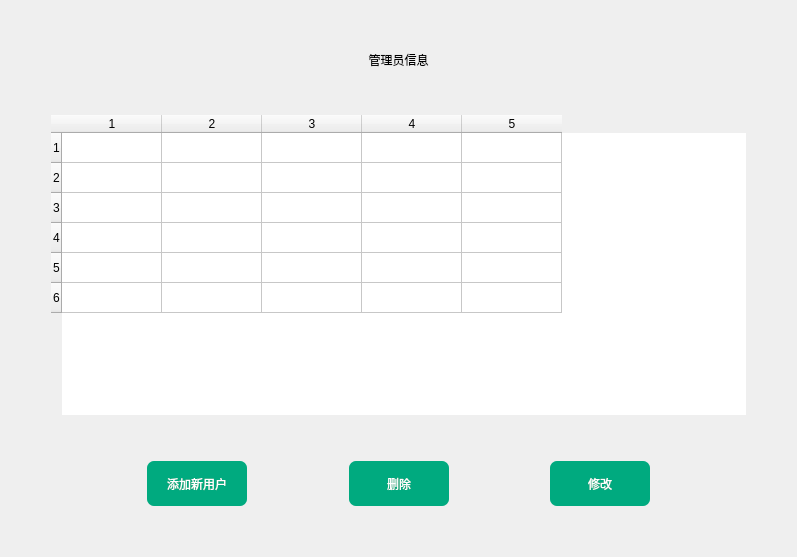
     <widget class="QWidget" name="ctrol">
      <layout class="QVBoxLayout" name="verticalLayout_9">
       <item>
        <layout class="QGridLayout" name="gridLayout_3">
         <item row="1" column="1">
          <widget class="QLabel" name="label">
           <property name="styleSheet">
            <string notr="true">font: 20pt &quot;华文隶书&quot;;</string>
           </property>
           <property name="text">
            <string>管理员信息</string>
           </property>
           <property name="alignment">
            <set>Qt::AlignCenter</set>
           </property>
          </widget>
         </item>
         <item row="5" column="1">
          <layout class="QHBoxLayout" name="horizontalLayout_4">
           <item>
            <spacer name="horizontalSpacer_14">
             <property name="orientation">
              <enum>Qt::Horizontal</enum>
             </property>
             <property name="sizeHint" stdset="0">
              <size>
               <width>40</width>
               <height>20</height>
              </size>
             </property>
            </spacer>
           </item>
           <item>
            <widget class="QPushButton" name="ButtonADD">
             <property name="minimumSize">
              <size>
               <width>100</width>
               <height>45</height>
              </size>
             </property>
             <property name="toolTip">
              <string>在表格输入新用户信息点击即可</string>
             </property>
             <property name="styleSheet">
              <string notr="true">background-color: rgb(0, 170, 127);
color: rgb(255, 255, 255);
font: 25 9pt &quot;Bahnschrift Light&quot;;
font: 10pt &quot;华文隶书&quot;;
border-radius:7px;</string>
             </property>
             <property name="text">
              <string>添加新用户</string>
             </property>
            </widget>
           </item>
           <item>
            <spacer name="horizontalSpacer_11">
             <property name="orientation">
              <enum>Qt::Horizontal</enum>
             </property>
             <property name="sizeHint" stdset="0">
              <size>
               <width>40</width>
               <height>20</height>
              </size>
             </property>
            </spacer>
           </item>
           <item>
            <widget class="QPushButton" name="ButtonDelete">
             <property name="minimumSize">
              <size>
               <width>100</width>
               <height>45</height>
              </size>
             </property>
             <property name="toolTip">
              <string>鼠标点击要删除的行</string>
             </property>
             <property name="styleSheet">
              <string notr="true">background-color: rgb(0, 170, 127);
color: rgb(255, 255, 255);
font: 25 9pt &quot;Bahnschrift Light&quot;;
font: 10pt &quot;华文隶书&quot;;
border-radius:7px;</string>
             </property>
             <property name="text">
              <string>删除</string>
             </property>
            </widget>
           </item>
           <item>
            <spacer name="horizontalSpacer_12">
             <property name="orientation">
              <enum>Qt::Horizontal</enum>
             </property>
             <property name="sizeHint" stdset="0">
              <size>
               <width>40</width>
               <height>20</height>
              </size>
             </property>
            </spacer>
           </item>
           <item>
            <widget class="QPushButton" name="ButtonModify">
             <property name="minimumSize">
              <size>
               <width>100</width>
               <height>45</height>
              </size>
             </property>
             <property name="toolTip">
              <string>直接进行修改点击</string>
             </property>
             <property name="styleSheet">
              <string notr="true">background-color: rgb(0, 170, 127);
color: rgb(255, 255, 255);
font: 25 9pt &quot;Bahnschrift Light&quot;;
font: 10pt &quot;华文隶书&quot;;
border-radius:7px;</string>
             </property>
             <property name="text">
              <string>修改</string>
             </property>
            </widget>
           </item>
           <item>
            <spacer name="horizontalSpacer_13">
             <property name="orientation">
              <enum>Qt::Horizontal</enum>
             </property>
             <property name="sizeHint" stdset="0">
              <size>
               <width>40</width>
               <height>20</height>
              </size>
             </property>
            </spacer>
           </item>
          </layout>
         </item>
         <item row="3" column="0">
          <spacer name="horizontalSpacer_16">
           <property name="orientation">
            <enum>Qt::Horizontal</enum>
           </property>
           <property name="sizeHint" stdset="0">
            <size>
             <width>40</width>
             <height>20</height>
            </size>
           </property>
          </spacer>
         </item>
         <item row="3" column="1">
          <widget class="QTableWidget" name="tablectrol">
           <property name="minimumSize">
            <size>
             <width>695</width>
             <height>300</height>
            </size>
           </property>
           <property name="styleSheet">
            <string notr="true">
font: 25 10pt &quot;华文隶书&quot;;
border-radius:7px;</string>
           </property>
           <property name="rowCount">
            <number>6</number>
           </property>
           <property name="columnCount">
            <number>5</number>
           </property>
           <row/>
           <row/>
           <row/>
           <row/>
           <row/>
           <row/>
           <column/>
           <column/>
           <column/>
           <column/>
           <column/>
           <item row="0" column="0">
            <property name="text">
             <string/>
            </property>
            <property name="flags">
             <set>ItemIsSelectable|ItemIsDragEnabled|ItemIsDropEnabled|ItemIsUserCheckable|ItemIsEnabled</set>
            </property>
           </item>
           <item row="1" column="0">
            <property name="text">
             <string/>
            </property>
            <property name="flags">
             <set>ItemIsSelectable|ItemIsDragEnabled|ItemIsDropEnabled|ItemIsUserCheckable|ItemIsEnabled</set>
            </property>
           </item>
           <item row="1" column="1">
            <property name="text">
             <string/>
            </property>
            <property name="flags">
             <set>ItemIsSelectable|ItemIsDragEnabled|ItemIsDropEnabled|ItemIsUserCheckable|ItemIsEnabled</set>
            </property>
           </item>
           <item row="2" column="0">
            <property name="text">
             <string/>
            </property>
            <property name="flags">
             <set>ItemIsSelectable|ItemIsDragEnabled|ItemIsDropEnabled|ItemIsUserCheckable|ItemIsEnabled</set>
            </property>
           </item>
           <item row="2" column="1">
            <property name="text">
             <string/>
            </property>
            <property name="flags">
             <set>ItemIsSelectable|ItemIsDragEnabled|ItemIsDropEnabled|ItemIsUserCheckable|ItemIsEnabled</set>
            </property>
           </item>
           <item row="3" column="0">
            <property name="text">
             <string/>
            </property>
            <property name="flags">
             <set>ItemIsSelectable|ItemIsDragEnabled|ItemIsDropEnabled|ItemIsUserCheckable|ItemIsEnabled</set>
            </property>
           </item>
           <item row="3" column="1">
            <property name="text">
             <string/>
            </property>
            <property name="flags">
             <set>ItemIsSelectable|ItemIsDragEnabled|ItemIsDropEnabled|ItemIsUserCheckable|ItemIsEnabled</set>
            </property>
           </item>
           <item row="4" column="0">
            <property name="text">
             <string/>
            </property>
            <property name="flags">
             <set>ItemIsSelectable|ItemIsDragEnabled|ItemIsDropEnabled|ItemIsUserCheckable|ItemIsEnabled</set>
            </property>
           </item>
           <item row="4" column="1">
            <property name="text">
             <string/>
            </property>
            <property name="flags">
             <set>ItemIsSelectable|ItemIsDragEnabled|ItemIsDropEnabled|ItemIsUserCheckable|ItemIsEnabled</set>
            </property>
           </item>
           <item row="5" column="0">
            <property name="text">
             <string/>
            </property>
            <property name="flags">
             <set>ItemIsSelectable|ItemIsDragEnabled|ItemIsDropEnabled|ItemIsUserCheckable|ItemIsEnabled</set>
            </property>
           </item>
           <item row="5" column="1">
            <property name="text">
             <string/>
            </property>
            <property name="flags">
             <set>ItemIsSelectable|ItemIsDragEnabled|ItemIsDropEnabled|ItemIsUserCheckable|ItemIsEnabled</set>
            </property>
           </item>
          </widget>
         </item>
         <item row="4" column="1">
          <spacer name="verticalSpacer_18">
           <property name="orientation">
            <enum>Qt::Vertical</enum>
           </property>
           <property name="sizeHint" stdset="0">
            <size>
             <width>20</width>
             <height>40</height>
            </size>
           </property>
          </spacer>
         </item>
         <item row="0" column="1">
          <spacer name="verticalSpacer_20">
           <property name="orientation">
            <enum>Qt::Vertical</enum>
           </property>
           <property name="sizeHint" stdset="0">
            <size>
             <width>20</width>
             <height>40</height>
            </size>
           </property>
          </spacer>
         </item>
         <item row="3" column="2">
          <spacer name="horizontalSpacer_15">
           <property name="orientation">
            <enum>Qt::Horizontal</enum>
           </property>
           <property name="sizeHint" stdset="0">
            <size>
             <width>40</width>
             <height>20</height>
            </size>
           </property>
          </spacer>
         </item>
         <item row="2" column="1">
          <spacer name="verticalSpacer_19">
           <property name="orientation">
            <enum>Qt::Vertical</enum>
           </property>
           <property name="sizeHint" stdset="0">
            <size>
             <width>20</width>
             <height>40</height>
            </size>
           </property>
          </spacer>
         </item>
         <item row="6" column="1">
          <spacer name="verticalSpacer_21">
           <property name="orientation">
            <enum>Qt::Vertical</enum>
           </property>
           <property name="sizeHint" stdset="0">
            <size>
             <width>20</width>
             <height>40</height>
            </size>
           </property>
          </spacer>
         </item>
        </layout>
       </item>
      </layout>
     </widget>
